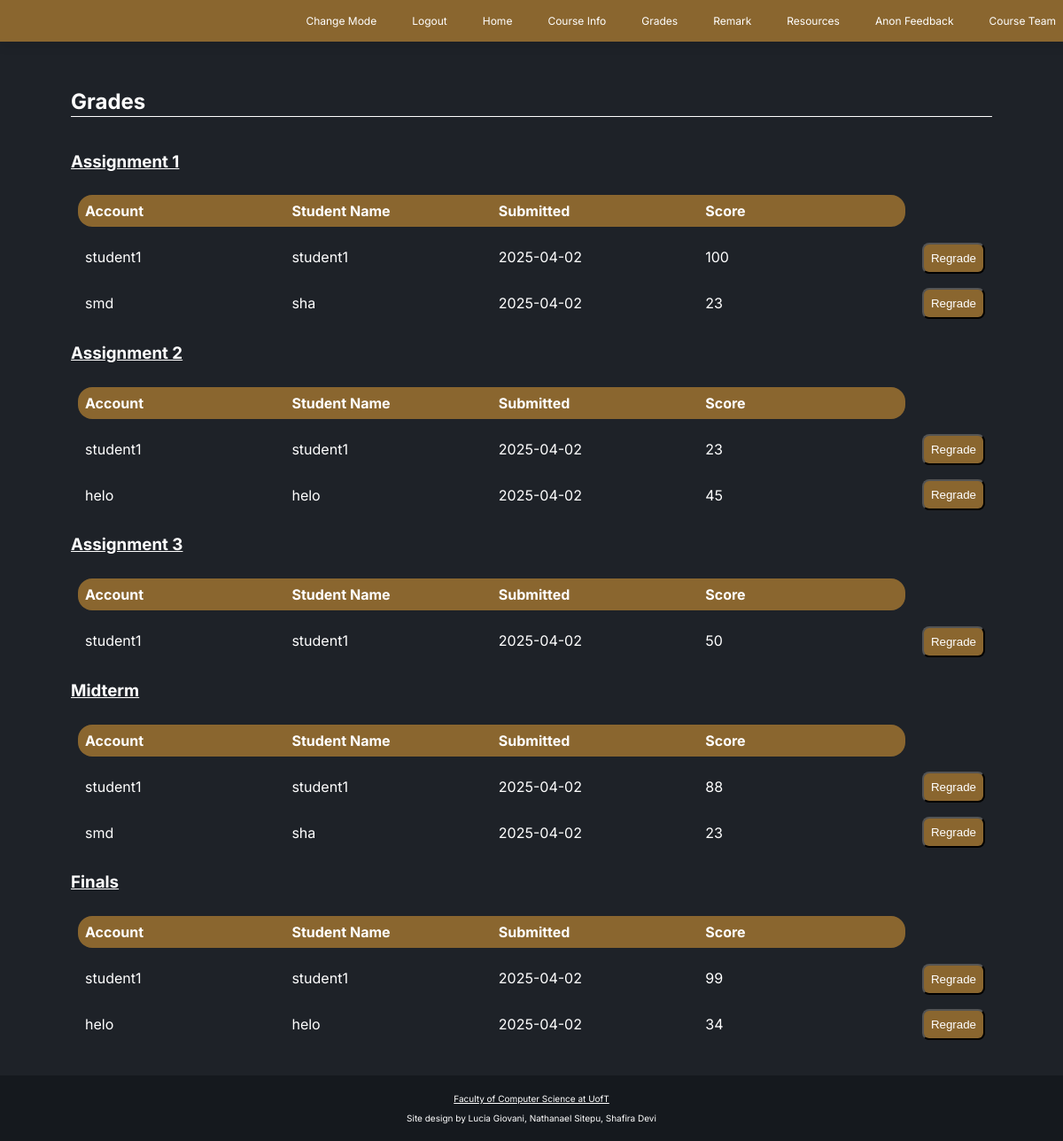
/grades, run on an earlier commit of the app's database.
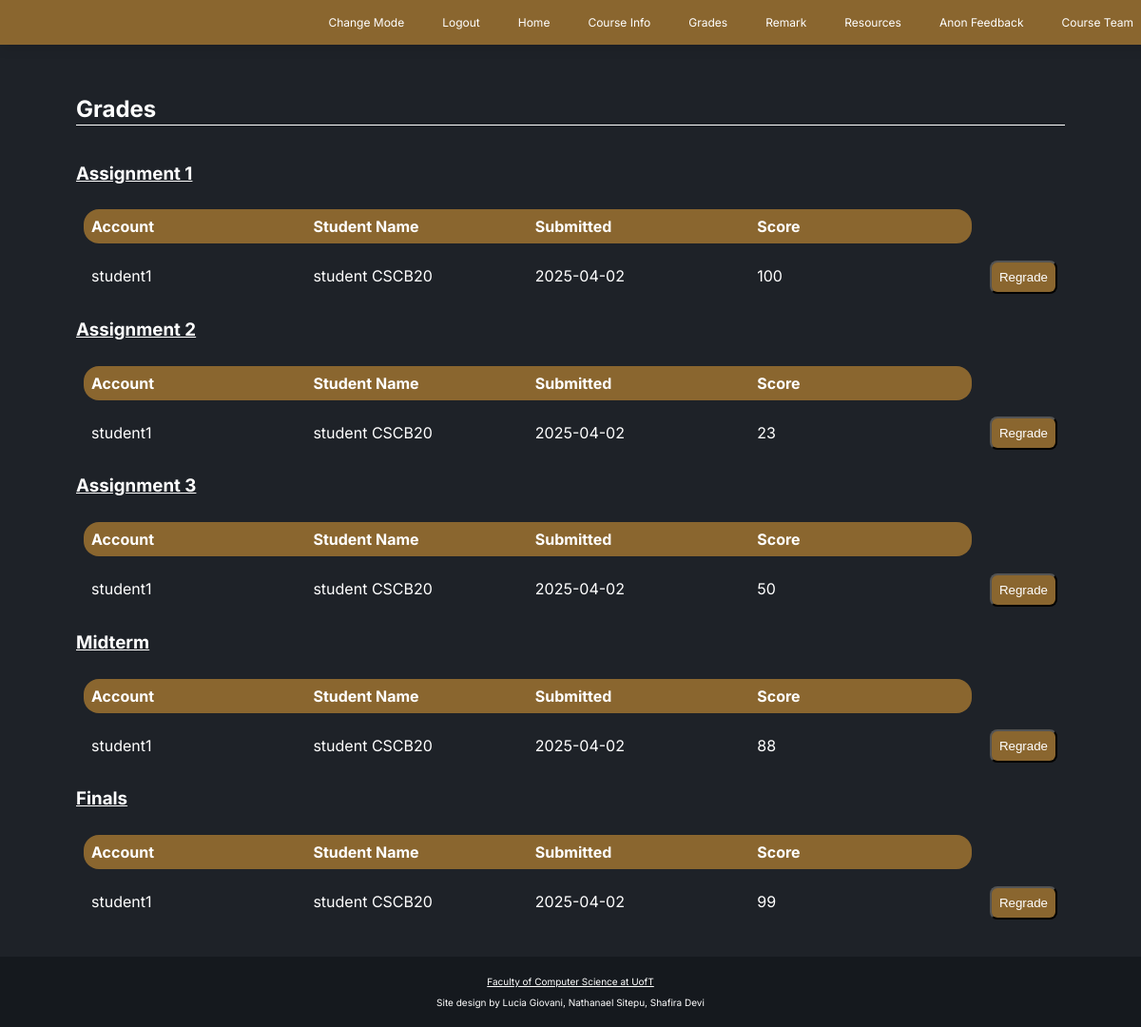
And on a later commit of the database.
### app.py (models this page shows, shortened)
class Student(db.Model):
    __tablename__ = 'Student'
    StuAcc=db.Column(db.String(32), primary_key=True)
    StuName=db.Column(db.String(64), nullable=False)
    password=db.Column(db.String(32), nullable=False)
    Assignments=db.relationship('Assignments', backref='student', lazy=True)

class Assignments(db.Model):
    __tablename__= 'Assignments'
    AID=db.Column(db.Integer, primary_key=True)
    Name=db.Column(db.String(32), nullable=False)
    Marks=db.Column(db.Integer, nullable=False)
    Submitted=db.Column(db.DateTime, nullable=False, default=datetime.now)
    StuAcc = db.Column(db.String(32), db.ForeignKey('Student.StuAcc'), nullable=False)
    Remarks = db.relationship('Remarks', backref='assignment', lazy=True)

### app.py (the view)
@app.route('/grades')
def grades():
    all_result = query_assignments()
    return render_template('grades.html', all_result=all_result)

### app.py (called while the page is built)
def query_assignments():
    all_assignments = db.session.query(Student, Assignments).filter(Student.StuAcc == Assignments.StuAcc)
    return all_assignments

### templates/grades.html (shortened to what this page needs)
{% if session.type== 'student' %}
	{% extends "template_student.html" %}
{% else %}
	{% extends "template.html" %}
{% endif %}
{% block content %}
        <h2>Grades</h2>
        <div class="grades">
			<h3> <u>Assignment 1</u> </h3>
			<div class="assignment">
				<div class="rows">
					<div class="row">
						<div id="left"><b>Account</b></div>
						{% for student in all_result %}
							{% if student.Assignments.Name == 'Assignment1' %}
								<div>{{ student.Student.StuAcc }}</div>
							{% endif %}
						{% endfor %}
					</div>
					<div class="row">
						<div><b>Student Name</b></div>
						{% for student in all_result %}
							{% if student.Assignments.Name == 'Assignment1' %}
								<div>{{ student.Student.StuName }}</div>
							{% endif %}
						{% endfor %}
					</div>
					<div class="row">
						<div><b>Submitted</b></div>
						{% for student in all_result %}
							{% if student.Assignments.Name == 'Assignment1' %}
								<div>{{ student.Assignments.Submitted.date() }}</div>
							{% endif %}
						{% endfor %}
					</div>
					<div class="row">
						<div id="right"><b>Score </b></div>
						{% for student in all_result %}
							{% if student.Assignments.Name == 'Assignment1' %}
								<div class="{{student.Assignments.AID}}">{{ student.Assignments.Marks }}</div>
							{% endif %}
						{% endfor %}
					</div>
				</div>
				<div class="form">
					{% for student in all_result %}
						{% if student.Assignments.Name == 'Assignment1' %}
							<div>
								<button onclick="input(this)">Regrade</button>
							</div>
						{% endif %}
					{% endfor %}
				</div>
			</div>
			<h3> <u>Assignment 2</u> </h3>
			<div class="assignment">
				<div class="rows">
					<div class="row">
						<div id="left"><b>Account</b></div>
						{% for student in all_result %}
							{% if student.Assignments.Name == 'Assignment2' %}
								<div>{{ student.Student.StuAcc }}</div>
							{% endif %}
						{% endfor %}
					</div>
					<div class="row">
						<div><b>Student Name</b></div>
						{% for student in all_result %}
							{% if student.Assignments.Name == 'Assignment2' %}
								<div>{{ student.Student.StuName }}</div>
							{% endif %}
						{% endfor %}
					</div>
					<div class="row">
						<div><b>Submitted</b></div>
						{% for student in all_result %}
							{% if student.Assignments.Name == 'Assignment2' %}
								<div>{{ student.Assignments.Submitted.date() }}</div>
							{% endif %}
						{% endfor %}
					</div>
					<div class="row">
						<div id="right"><b>Score </b></div>
						{% for student in all_result %}
							{% if student.Assignments.Name == 'Assignment2' %}
								<div class="{{student.Assignments.AID}}">{{ student.Assignments.Marks }}</div>
							{% endif %}
						{% endfor %}
					</div>
				</div>
				<div class="form">
					{% for student in all_result %}
						{% if student.Assignments.Name == 'Assignment2' %}
							<div>
								<button onclick="input(this)">Regrade</button>
							</div>
						{% endif %}
					{% endfor %}
				</div>
			</div>
			<h3> <u>Assignment 3</u> </h3>
			<div class="assignment">
				<div class="rows">
					<div class="row">
						<div id="left"><b>Account</b></div>
						{% for student in all_result %}
							{% if student.Assignments.Name == 'Assignment3' %}
								<div>{{ student.Student.StuAcc }}</div>
							{% endif %}
						{% endfor %}
					</div>
					<div class="row">
						<div><b>Student Name</b></div>
						{% for student in all_result %}
							{% if student.Assignments.Name == 'Assignment3' %}
								<div>{{ student.Student.StuName }}</div>
							{% endif %}
						{% endfor %}
					</div>
					<div class="row">
						<div><b>Submitted</b></div>
						{% for student in all_result %}
							{% if student.Assignments.Name == 'Assignment3' %}
								<div>{{ student.Assignments.Submitted.date() }}</div>
							{% endif %}
						{% endfor %}
					</div>
					<div class="row">
						<div id="right"><b>Score </b></div>
						{% for student in all_result %}
							{% if student.Assignments.Name == 'Assignment3' %}
								<div class="{{student.Assignments.AID}}">{{ student.Assignments.Marks }}</div>
							{% endif %}
						{% endfor %}
					</div>
				</div>
				<div class="form">
					{% for student in all_result %}
						{% if student.Assignments.Name == 'Assignment3' %}
							<div>
								<button onclick="input(this)">Regrade</button>
							</div>
						{% endif %}
					{% endfor %}
				</div>
			</div>
			<h3> <u>Midterm</u> </h3>
			<div class="assignment">
				<div class="rows">
					<div class="row">
						<div id="left"><b>Account</b></div>
						{% for student in all_result %}
							{% if student.Assignments.Name == 'Midterm' %}
								<div>{{ student.Student.StuAcc }}</div>
							{% endif %}
						{% endfor %}
					</div>
					<div class="row">
						<div><b>Student Name</b></div>
						{% for student in all_result %}
							{% if student.Assignments.Name == 'Midterm' %}
								<div>{{ student.Student.StuName }}</div>
							{% endif %}
						{% endfor %}
					</div>
					<div class="row">
						<div><b>Submitted</b></div>
						{% for student in all_result %}
							{% if student.Assignments.Name == 'Midterm' %}
								<div>{{ student.Assignments.Submitted.date() }}</div>
							{% endif %}
						{% endfor %}
					</div>
					<div class="row">
						<div id="right"><b>Score </b></div>
						{% for student in all_result %}
							{% if student.Assignments.Name == 'Midterm' %}
								<div class="{{student.Assignments.AID}}">{{ student.Assignments.Marks }}</div>
							{% endif %}
						{% endfor %}
					</div>
				</div>
				<div class="form">
					{% for student in all_result %}
						{% if student.Assignments.Name == 'Midterm' %}
							<div>
								<button onclick="input(this)">Regrade</button>
							</div>
						{% endif %}
					{% endfor %}
				</div>
			</div>
			<h3> <u>Finals</u> </h3>
			<div class="assignment">
				<div class="rows">
					<div class="row">
						<div id="left"><b>Account</b></div>
						{% for student in all_result %}
							{% if student.Assignments.Name == 'Finals' %}
								<div>{{ student.Student.StuAcc }}</div>
							{% endif %}
						{% endfor %}
					</div>
					<div class="row">
						<div><b>Student Name</b></div>
						{% for student in all_result %}
							{% if student.Assignments.Name == 'Finals' %}
								<div>{{ student.Student.StuName }}</div>
							{% endif %}
						{% endfor %}
					</div>
					<div class="row">
						<div><b>Submitted</b></div>
						{% for student in all_result %}
							{% if student.Assignments.Name == 'Finals' %}
								<div>{{ student.Assignments.Submitted.date() }}</div>
							{% endif %}
						{% endfor %}
					</div>
					<div class="row">
						<div id="right"><b>Score</b></div>
						{% for student in all_result %}
							{% if student.Assignments.Name == 'Finals' %}
								<div class="{{student.Assignments.AID}}">{{ student.Assignments.Marks }}</div>
							{% endif %}
						{% endfor %}
					</div>
				</div>
				<div class="form">
					{% for student in all_result %}
						{% if student.Assignments.Name == 'Finals' %}
							<div>
								<button onclick="input(this)">Regrade</button>
							</div>
						{% endif %}
					{% endfor %}
				</div>
			</div>
		</div>
{% endblock %}

### templates/template.html (shortened to what this page needs)
<!DOCTYPE html>
<html lang="en">
<head>
    <link rel="stylesheet" href="{{ url_for('static', filename='css/index.css') }}">
</head>
<body>
	<div class="body">
    <div class="main2">
		<nav class="navbar">
                <div class="nav-links">
					<div class="nav-link"><label><input type="checkbox" class="mode"><span>Change Mode</span></label></div>
					<div class="nav-link"><a href="{{ url_for('logout') }}">Logout</a></div>
                    <div class="nav-link"><a href="{{ url_for('index') }}">Home</a></div>
                    <div class="nav-link info"><a href="#">Course Info</a>
                    </div>
					<div class="nav-link info2"><a href="#">Grades</a>
					</div>
					<div class="nav-link"><a href="{{ url_for('remark') }}">Remark</a></div>
					<div class="nav-link info2"><a href="#">Resources</a>
                    </div>
                    <div class="nav-link"><a href="{{ url_for('feedback') }}">Anon Feedback</a></div>
                    <div class="nav-link"><a href="{{ url_for('team') }}">Course Team</a></div>
                </div>
        </nav>
		<div id="container">
		{% block content %}
		{% endblock %}
		</div>
    </div>
    <footer>
        <p class="faculty-link"><a href="https://web.cs.toronto.edu/">Faculty of Computer Science at UofT</a></p>
        <p> Site design by Lucia Giovani, Nathanael Sitepu, Shafira Devi</p>
    </footer>
	</div>
</body>
</html>

### static/css/index.css (style rules this page uses)
:root { --nav-color: #8a662f; --main-color: #1e2228; --footer-color: #15191E; --text-color: white; --image: url('cal_dark.png'); }
html>* { margin: 0; }
.body { font-family: 'Inter', sans-serif; min-height: 100vh; display: grid; grid-template-columns: 1fr; grid-template-rows: auto 1fr auto; grid-template-areas: "main" "main2" "footer"; color: var(--text-color); }
nav { top: 0px; left: 0px; margin: 0px; position: fixed; font-size: 12px; background-color: var(--nav-color); box-shadow: 0 4px 12px rgba(0, 0, 0, 0.1); z-index: 1; }
.main2 { grid-area: main2; padding: 5rem; background: var(--main-color); position: relative; display: flex; flex-direction: column; padding-bottom: 2rem; }
footer { grid-area: footer; background-color: var(--footer-color); padding: 1em; font-size: 10px; align-items: center; text-align: center; }
.faculty-link { text-decoration: underline; }
.navbar { max-width: 100%; width: 100%; list-style: none; display: flex; justify-content: flex-end; align-items: center; gap: 0.5rem; padding: 0.5rem 0.5rem; color: var(--text-color); }
.nav-links { display: flex; gap: 0.5rem; }
.nav-link, .drop-down div, label { list-style: none; height: 100%; font-weight: 600px; cursor: pointer; }
.nav-link, .theme-toggle { padding: 0.5rem 1rem; }
a { text-decoration: none; color: currentColor; }
* { transition-timing-function: ease-out; }
.info, .info2 { position: relative; }
.h2, h2 { border-bottom: solid 1px; padding-bottom: 2px; font-size: 24px; }
.grades { display: flex; flex-flow: column nowrap; }
.assignment { display: flex; flex-flow: row nowrap; justify-content: flex-start; padding: 0.5rem; }
.rows { display: flex; flex-flow: row nowrap; justify-content: space-between; margin-right: 1rem; flex: 1; }
.row { display: flex; flex-flow: column nowrap; gap: 1rem; flex-basis: auto; flex: 1; }
.row div, .remark div { padding: 0.5rem; }
.row > div:first-child, .remark > div:first-child { background: var(--nav-color); padding: 0.5rem; }
#container { width: 100%; }
.form { flex-basis: auto; display: flex; flex-flow: column nowrap; gap: 1rem; padding: 0 0.1rem; }
#left { border-radius: 1rem 0 0 1rem; }
.form button { width: 100%; height: 100%; padding: 0.4rem; margin: 0.1rem; border-radius: 0.5rem; background: var(--nav-color); color: var(--text-color); }
#right { border-radius: 0 1rem 1rem 0; }

What changed in the data, as far as the page shows it:
removed Student: Student.StuAcc "smd", Student.StuName "sha", Assignments.Submitted "2025-04-02", Assignments.Marks "23"
removed Student: Student.StuAcc "helo", Student.StuName "helo", Assignments.Submitted "2025-04-02", Assignments.Marks "45", Assignments.Marks "34"
changed Student "student1": Student.StuName "student1" → "student CSCB20"
